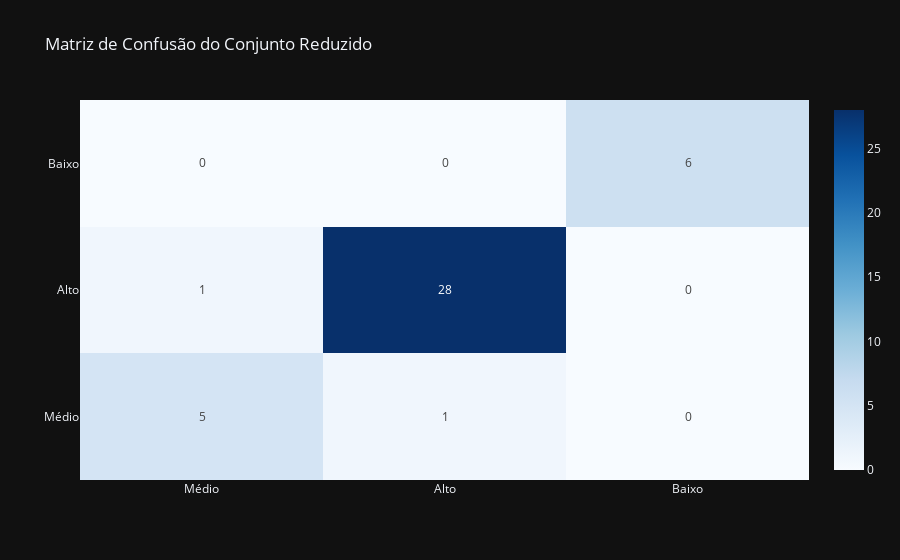

The notebook cell saved with this chart:
### Markdown cell above
Aqui, temos valores menores para todas as métricas nas classes 0 e 1 (alto e médio), de forma que o desempenho do modelo pode ser considerado inferior ao modelo anterior. Além disso, a acurácia tem valor inferior. Para validar, construiremos a matriz de confusão e plotaremos a árvore.

### Code cell
conf_matrix = confusion_matrix(y_test, previsoes_red)
fig = go.Figure()
fig.add_traces(go.Heatmap(z=conf_matrix,
                          y = ['Médio', 'Alto', 'Baixo'],
                          x = ['Médio', 'Alto', 'Baixo'],
                          texttemplate='%{z}',
                          colorscale = 'Blues'))
fig.update_layout(title_text = 'Matriz de Confusão do Conjunto Reduzido')

### Figure 1 — Plotly figure (JSON) as saved in the notebook; plotly's stock layout.template omitted (floating-point values rounded to 4 significant figures)
{"data": [{"colorscale": [[0.0, "rgb(247,251,255)"], [0.125, "rgb(222,235,247)"], [0.25, "rgb(198,219,239)"], [0.375, "rgb(158,202,225)"], [0.5, "rgb(107,174,214)"], [0.625, "rgb(66,146,198)"], [0.75, "rgb(33,113,181)"], [0.875, "rgb(8,81,156)"], [1.0, "rgb(8,48,107)"]], "texttemplate": "%{z}", "x": ["Médio", "Alto", "Baixo"], "y": ["Médio", "Alto", "Baixo"], "z": [[5, 1, 0], [1, 28, 0], [0, 0, 6]], "type": "heatmap"}], "layout": {"title": {"text": "Matriz de Confusão do Conjunto Reduzido"}}}
